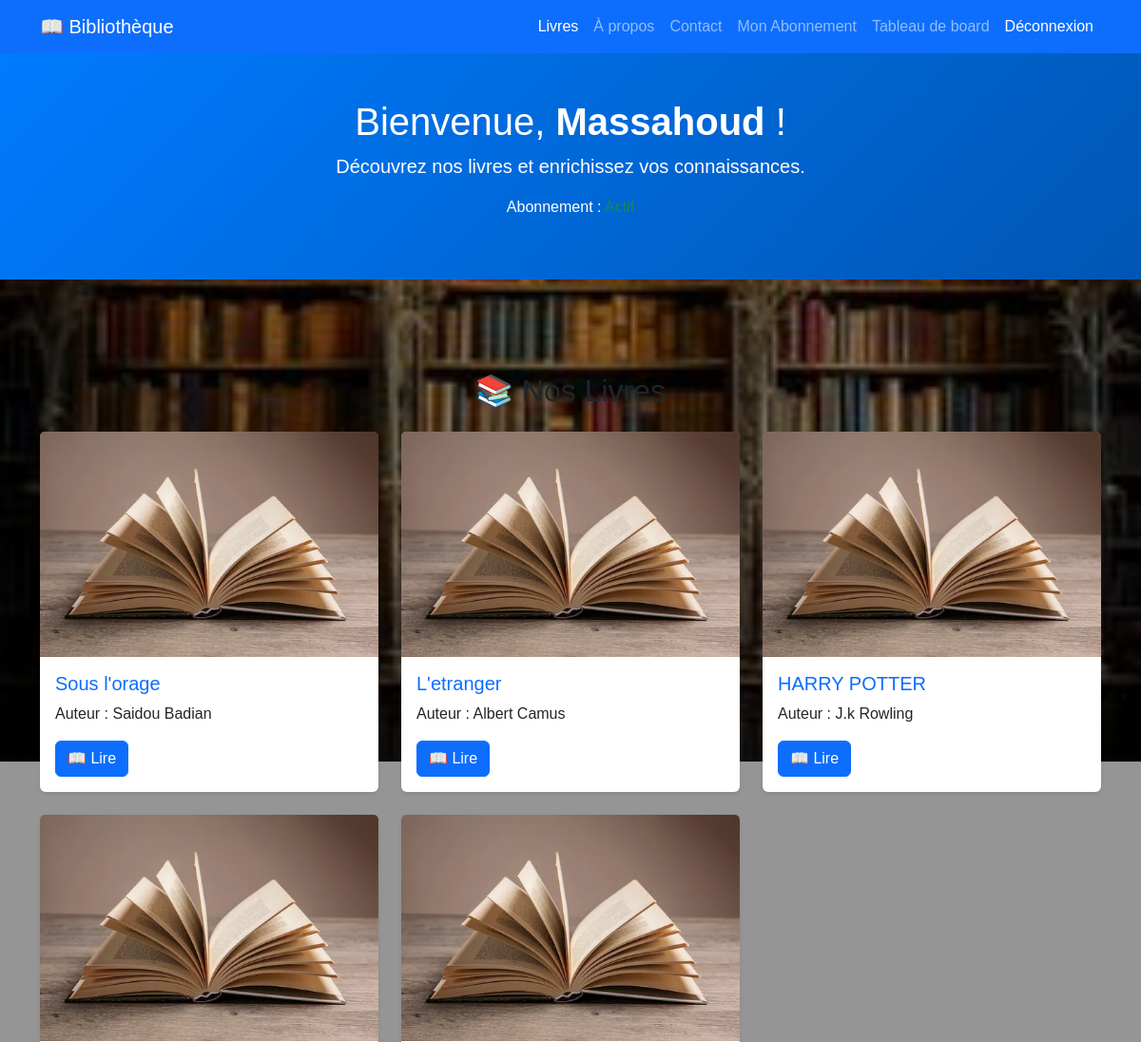
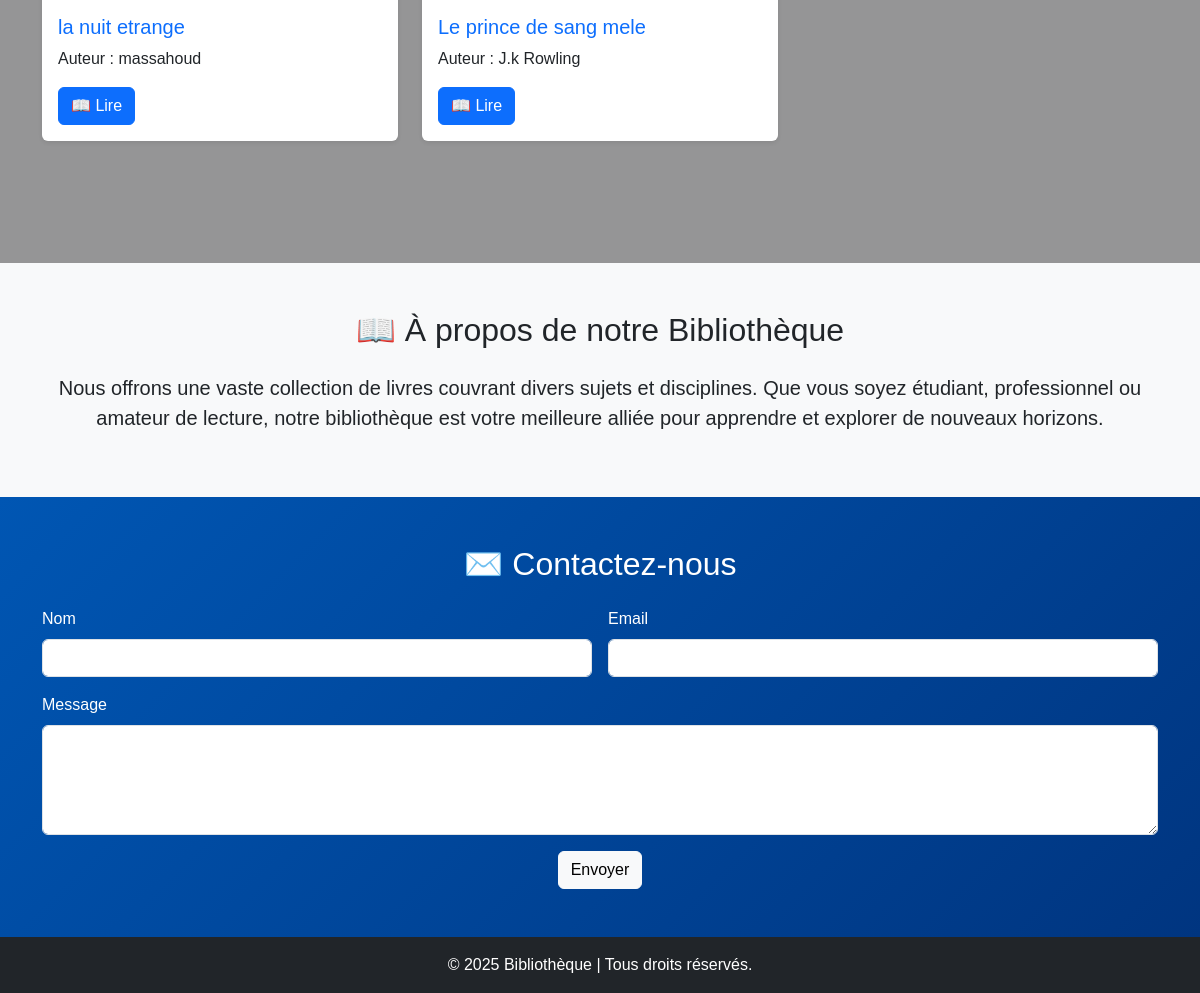
/dashboard_user.php (signed in), run on the app's committed database (2 pictures, top to bottom).
### tables this page shows
CREATE TABLE `books` (
  `id` int(11) NOT NULL,
  `titre` varchar(255) NOT NULL,
  `auteur` varchar(255) NOT NULL,
  `annee_publication` year(4) NOT NULL,
  `genre` varchar(100) DEFAULT NULL,
  `disponible` tinyint(1) DEFAULT 1
);

### dashboard_user.php (the view, shortened to what this page needs)
<?php
include 'includes/config.php';
$user_id = $_SESSION['user_id'];
$user_name = $_SESSION['user_name'];
$sql = "SELECT abonnement_id FROM users WHERE id = :user_id";
$stmt = $pdo->prepare($sql);
$stmt->bindValue(":user_id", $user_id, PDO::PARAM_INT);
$stmt->execute();
$abonnement_active = $stmt->fetchColumn();
$sql_books = "SELECT id, titre, auteur FROM books";
$result_books = $pdo->query($sql_books);
?>
<!DOCTYPE html>
<html lang="fr">
<head>
    <link href="https://cdn.jsdelivr.net/npm/bootstrap@5.3.0/dist/css/bootstrap.min.css" rel="stylesheet">
    <link rel="stylesheet" href="assets/css/style.css">
</head>
<body class="bg-light">
<nav class="navbar navbar-expand-lg navbar-dark bg-primary shadow">
    <div class="container">
        <a class="navbar-brand" href="#">📖 Bibliothèque</a>
        <div class="collapse navbar-collapse" id="navbarNav">
            <ul class="navbar-nav ms-auto">
                <li class="nav-item">
                    <a class="nav-link active" href="#books">Livres</a>
                </li>
                <li class="nav-item">
                    <a class="nav-link" href="#about">À propos</a>
                </li>
                <li class="nav-item">
                    <a class="nav-link" href="#contact">Contact</a>
                </li>
                <li class="nav-item">
                        <a class="nav-link" href="views/abonnement.php">Mon Abonnement</a>
                    </li>
                    <li class="nav-item">
                        <a class="nav-link" href="views/books/index.php">Tableau de board</a>
                    </li>
                <li class="nav-item">
                    <a class="nav-link btn btn-danger text-white" href="../logout.php">Déconnexion</a>
                </li>
            </ul>
        </div>
    </div>
</nav>
<header class="bg-primary text-white text-center py-5">
    <h1>Bienvenue, <strong><?= htmlspecialchars($user_name) ?></strong> !</h1>
    <p class="lead">Découvrez nos livres et enrichissez vos connaissances.</p>
    <p>Abonnement : <span class="<?= $abonnement_active ? 'text-success' : 'text-danger' ?>"><?= $abonnement_active ? 'Actif' : 'Inactif' ?></span></p>
</header>
<section id="books" class="container my-5">
    <h2 class="text-center mb-4">📚 Nos Livres</h2>
    <div class="row">
        <?php while ($row = $result_books->fetch(PDO::FETCH_ASSOC)): ?>
            <div class="col-md-4 mb-4">
                <div class="card shadow-sm h-100">
                    <img src="assets/images/livre.webp" class="card-img-top" alt="Couverture du livre">
                    <div class="card-body">
                        <h5 class="card-title text-primary"><?= htmlspecialchars($row['titre']) ?></h5>
                        <p class="card-text">Auteur : <?= htmlspecialchars($row['auteur']) ?></p>
                        <a href="lire.php?id=<?= $row['id'] ?>" class="btn btn-primary">📖 Lire</a>
                    </div>
                </div>
            </div>
        <?php endwhile; ?>
    </div>
</section>
<section id="about" class="bg-light py-5">
    <div class="container">
        <h2 class="text-center mb-4">📖 À propos de notre Bibliothèque</h2>
        <p class="lead text-center">
            Nous offrons une vaste collection de livres couvrant divers sujets et disciplines. Que vous soyez étudiant, professionnel ou amateur de lecture, notre bibliothèque est votre meilleure alliée pour apprendre et explorer de nouveaux horizons.
        </p>
    </div>
</section>
<section id="contact" class="bg-primary text-white py-5">
    <div class="container">
        <h2 class="text-center mb-4">✉️ Contactez-nous</h2>
        <form action="submit_contact.php" method="POST" class="row g-3">
            <div class="col-md-6">
                <label for="name" class="form-label">Nom</label>
                <input type="text" class="form-control" id="name" name="name" required>
            </div>
            <div class="col-md-6">
                <label for="email" class="form-label">Email</label>
                <input type="email" class="form-control" id="email" name="email" required>
            </div>
            <div class="col-12">
                <label for="message" class="form-label">Message</label>
                <textarea class="form-control" id="message" name="message" rows="4" required></textarea>
            </div>
            <div class="col-12 text-center">
                <button type="submit" class="btn btn-light">Envoyer</button>
            </div>
        </form>
    </div>
</section>
<footer class="bg-dark text-white text-center py-3">
    <p>&copy; 2025 Bibliothèque | Tous droits réservés.</p>
</footer>
</body>
</html>

### style.css (style rules this page uses)
* { padding: 0; margin: 0; box-sizing: border-box; }
body { font-family: 'Open Sans', sans-serif; background: linear-gradient(rgba(0,0,0,0.4),rgba(0,0,0,0.4)), url(assets/images/image.jpg) no-repeat center / cover; height: 100vh; }
header { position: relative; z-index: 100; }
nav { position: absolute; width: 100%; top: 0; left: 0; background: #33333300; padding: 25px 5%; display: flex; justify-content: space-between; align-items: center; }

### dashboard_user.php (style rules this page uses)
body { font-family: 'Arial', sans-serif; }
header { background: linear-gradient(135deg, #007bff, #0056b3); color: white; padding: 50px 0; }
.card { border: none; transition: transform 0.3s ease, box-shadow 0.3s ease; }
section { padding: 50px 0; }
#contact { background: linear-gradient(135deg, #0056b3, #003580); }
footer { background-color: #00296b; }
footer p { margin: 0; }

### data on the page
books: titre "Sous l'orage", auteur "Saidou Badian"
books: titre "L'etranger", auteur "Albert Camus"
books: titre "HARRY POTTER", auteur "J.k Rowling"
books: titre "la nuit etrange", auteur "massahoud"
books: titre "Le prince de sang mele", auteur "J.k Rowling"

### other printed values
$user_name "Massahoud"
